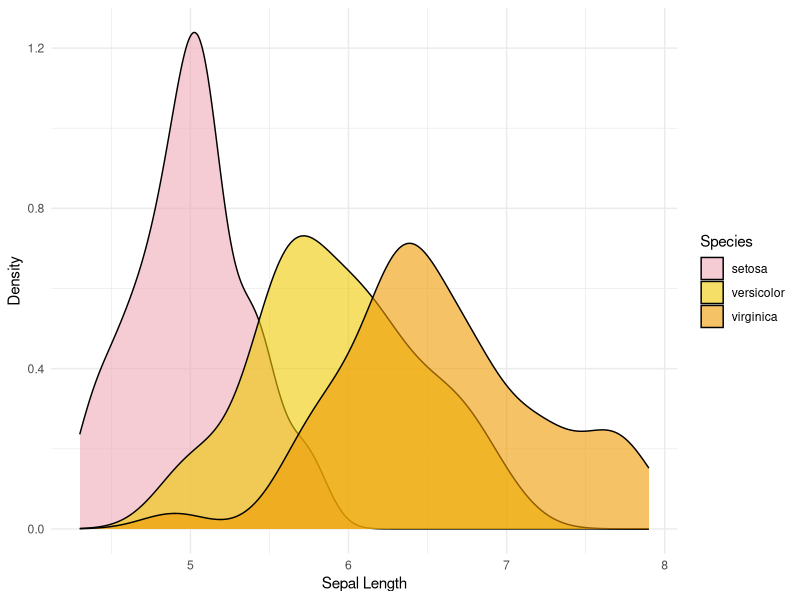
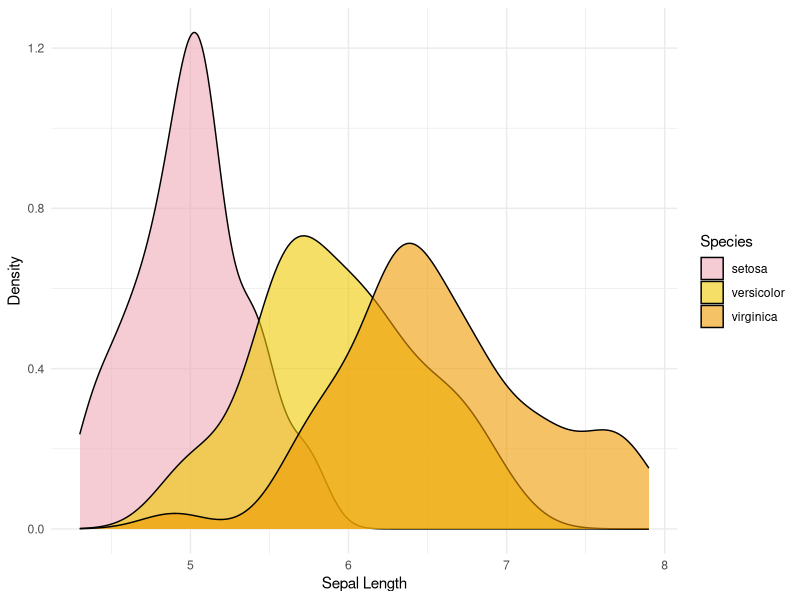

Source code (R) for these figures, in order:
## ---- chunk 1
knitr::opts_chunk$set(echo = TRUE)
library(tidyverse)
## ---- chunk 2
iris %>%
  ggplot(aes(x = Sepal.Length, fill = Species)) +
  geom_density(alpha = 0.6) +
  scale_fill_manual(values = c("pink2", "gold2", "orange2")) +
  labs(x = "Sepal Length", y = "Density") +
  theme_minimal() -> github_plot

github_plot

ggsave("my_first_repo/practice_plot.png", github_plot, height = 4, width = 6)

